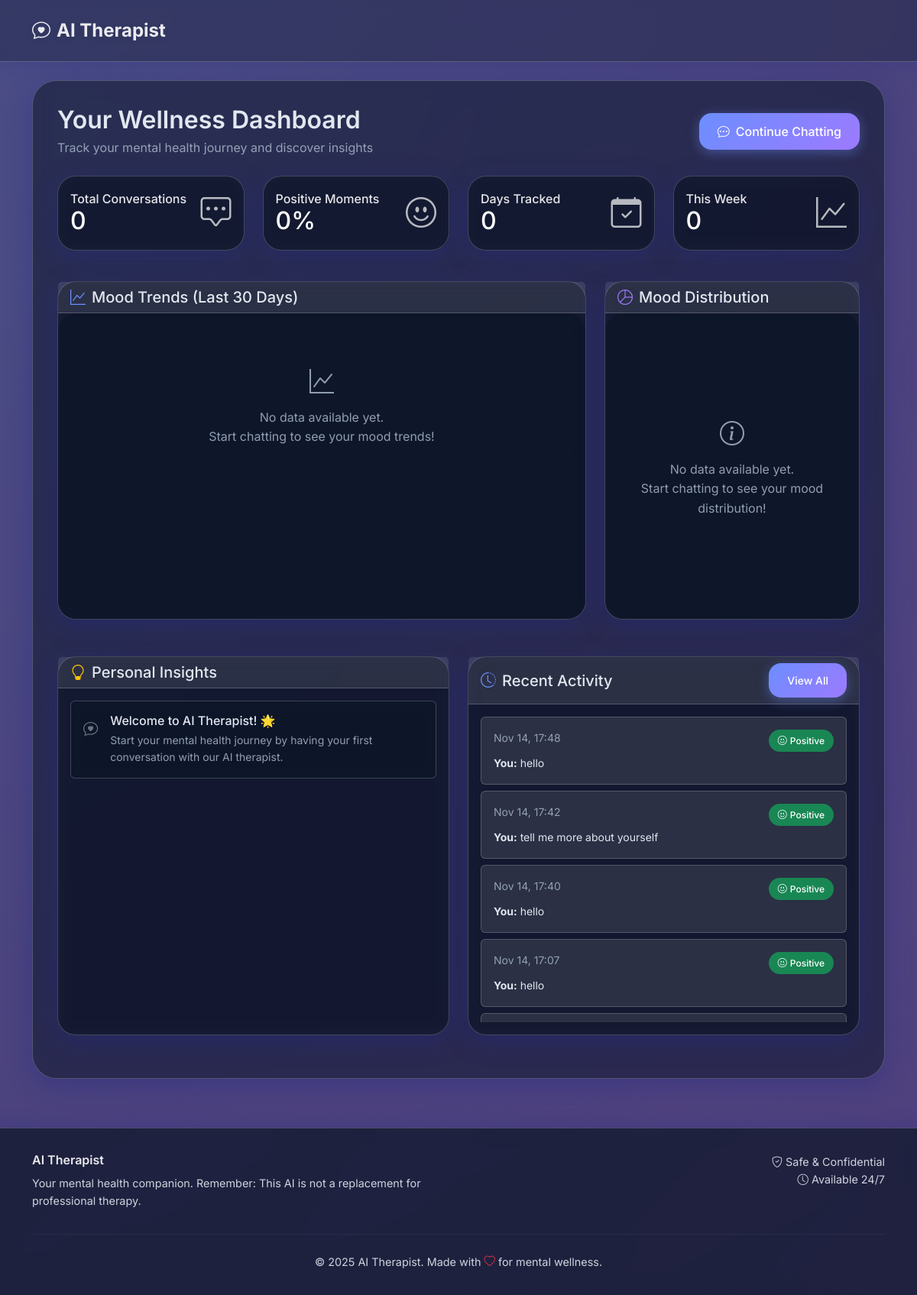
Before: /dashboard/ (signed in) with the older database file.
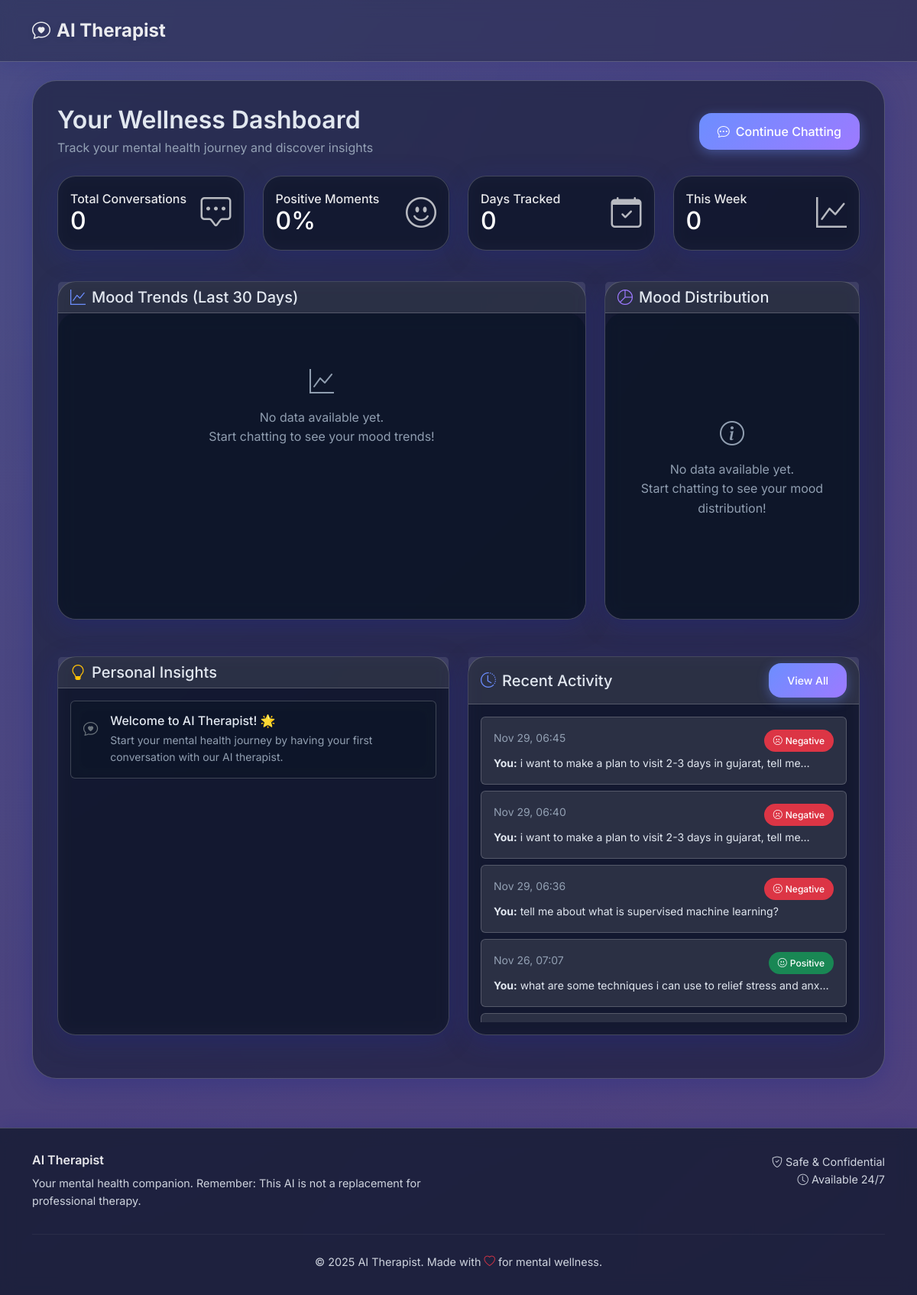
After: the same page with the newer database file.
### core/models.py (models this page shows, shortened)
class Chat(models.Model):
    SENTIMENT_CHOICES = [
        ('positive', 'Positive'),
        ('negative', 'Negative'),
        ('neutral', 'Neutral'),
    ]
    user = models.ForeignKey(User, on_delete=models.CASCADE)
    conversation = models.ForeignKey(Conversation, on_delete=models.CASCADE, null=True, blank=True, related_name='chats')
    user_message = models.TextField()
    ai_response = models.TextField()
    sentiment = models.CharField(max_length=10, choices=SENTIMENT_CHOICES)
    confidence_score = models.FloatField(default=0.0)  # Sentiment confidence
    timestamp = models.DateTimeField(default=timezone.now)
    class Meta:
        ordering = ['-timestamp']

### core/views.py (the view, shortened to what this page needs)
# urls.py: path('dashboard/', views.dashboard_view, name='dashboard'),
@login_required
def dashboard_view(request):
    end_date = timezone.now().date()
    start_date = end_date - timedelta(days=30)
    mood_logs = MoodLog.objects.filter(
        user=request.user,
        date__range=[start_date, end_date]
    ).order_by('date')
    chart_data = []
    total_stats = {'positive': 0, 'negative': 0, 'neutral': 0, 'total': 0}
    recent_chats = Chat.objects.filter(user=request.user)[:10]
    week_ago = end_date - timedelta(days=7)
    weekly_logs = MoodLog.objects.filter(
        user=request.user,
        date__gte=week_ago
    )
    weekly_stats = {
        'positive': sum(log.positive_count for log in weekly_logs),
        'negative': sum(log.negative_count for log in weekly_logs),
        'neutral': sum(log.neutral_count for log in weekly_logs),
        'total': sum(log.total_chats for log in weekly_logs),
    }
    if total_stats['total'] > 0:
        mood_percentages = {
            'positive': round((total_stats['positive'] / total_stats['total']) * 100, 1),
            'negative': round((total_stats['negative'] / total_stats['total']) * 100, 1),
            'neutral': round((total_stats['neutral'] / total_stats['total']) * 100, 1),
        }
    else:
        mood_percentages = {'positive': 0, 'negative': 0, 'neutral': 0}
    insights = generate_insights(request.user, weekly_stats, total_stats, mood_logs)
    context = {
        'chart_data': json.dumps(chart_data),
        'total_stats': total_stats,
        'weekly_stats': weekly_stats,
        'mood_percentages': mood_percentages,
        'recent_chats': recent_chats,
        'insights': insights,
        'days_tracked': len(chart_data),
    }
    return render(request, 'core/dashboard.html', context)

### core/views.py (called while the page is built, shortened)
def generate_insights(user, weekly_stats, total_stats, mood_logs):
    insights = []
    if total_stats['total'] == 0:
        insights.append({
            'type': 'welcome',
            'title': 'Welcome to AI Therapist! 🌟',
            'message': 'Start your mental health journey by having your first conversation with our AI therapist.',
            'icon': 'bi-chat-heart'
        })
        return insights

### core/templates/core/dashboard.html (shortened to what the changed rows need)
{% extends 'core/base.html' %}
{% load static %}
{% block content %}
<div class="d-flex justify-content-between align-items-center mb-4">
    <div>
        <h2 class="mb-1" style="color: var(--text-primary); font-weight: 600;">Your Wellness Dashboard</h2>
    </div>
</div>
<div class="row mb-4">
    <div class="col-md-3 mb-3">
        <div class="card h-100" style="background: linear-gradient(135deg, var(--accent-blue) 0%, var(--accent-purple) 100%);">
            <div class="card-body text-white">
                <div class="d-flex justify-content-between align-items-center">
                    <div>
                        <h2 class="mb-0">{{ total_stats.total }}</h2>
                    </div>
                </div>
            </div>
        </div>
    </div>
    <div class="col-md-3 mb-3">
        <div class="card h-100" style="background: linear-gradient(135deg, #28a745 0%, #20c997 100%);">
            <div class="card-body text-white">
                <div class="d-flex justify-content-between align-items-center">
                    <div>
                        <h2 class="mb-0">{{ mood_percentages.positive }}%</h2>
                    </div>
                </div>
            </div>
        </div>
    </div>
    <div class="col-md-3 mb-3">
        <div class="card h-100" style="background: linear-gradient(135deg, #ffc107 0%, #ff9800 100%);">
            <div class="card-body text-white">
                <div class="d-flex justify-content-between align-items-center">
                    <div>
                        <h2 class="mb-0">{{ days_tracked }}</h2>
                    </div>
                </div>
            </div>
        </div>
    </div>
    <div class="col-md-3 mb-3">
        <div class="card h-100" style="background: linear-gradient(135deg, #17a2b8 0%, #138496 100%);">
            <div class="card-body text-white">
                <div class="d-flex justify-content-between align-items-center">
                    <div>
                        <h2 class="mb-0">{{ weekly_stats.total }}</h2>
                    </div>
                </div>
            </div>
        </div>
    </div>
</div>
<div class="row">
    <div class="col-lg-6 mb-4">
        <div class="card h-100">
            <div class="card-body">
                {% if insights %}
                    {% for insight in insights %}
                        <div class="insight-card mb-3 p-3 rounded">
                            <div class="d-flex align-items-start">
                                <i class="bi {{ insight.icon }} me-3 mt-1 {% if insight.type == 'positive' %}text-success{% elif insight.type == 'growth' %}text-info{% elif insight.type == 'milestone' %}text-warning{% elif insight.type == 'support' %}text-danger{% else %}text-secondary{% endif %}" style="font-size: 1.2rem;"></i>
                                <div class="flex-grow-1">
                                    <h6 class="mb-1" style="color: var(--text-primary);">{{ insight.title }}</h6>
                                    <p class="mb-0 text-muted small">{{ insight.message }}</p>
                                </div>
                            </div>
                        </div>
                    {% endfor %}
                {% else %}
                    <div class="text-center text-muted">
                        <i class="bi bi-chat-dots d-block mb-2" style="font-size: 2rem;"></i>
                        <p class="mb-0">Start chatting to see personalized insights about your mental health journey!</p>
                    </div>
                {% endif %}
            </div>
        </div>
    </div>
    <div class="col-lg-6 mb-4">
        <div class="card h-100">
            <div class="card-body">
                {% if recent_chats %}
                    <div class="recent-chats scroll-area" style="max-height: 400px; overflow-y: auto;">
                        {% for chat in recent_chats %}
                            <div class="recent-chat-item p-3 mb-2 rounded">
                                <div class="d-flex justify-content-between align-items-start mb-1">
                                    <small class="text-muted">{{ chat.timestamp|date:"M d, H:i" }}</small>
                                    <span class="badge {% if chat.sentiment == 'positive' %}bg-success{% elif chat.sentiment == 'negative' %}bg-danger{% else %}bg-secondary{% endif %}">
                                        {% if chat.sentiment == 'positive' %}
                                            <i class="bi bi-emoji-smile me-1"></i>Positive
                                        {% elif chat.sentiment == 'negative' %}
                                            <i class="bi bi-emoji-frown me-1"></i>Negative
                                        {% else %}
                                            <i class="bi bi-emoji-neutral me-1"></i>Neutral
                                        {% endif %}
                                    </span>
                                </div>
                                <p class="mb-0 small text-truncate" style="max-width: 100%; color: var(--text-primary);">
                                    <strong>You:</strong> {{ chat.user_message|truncatechars:60 }}
                                </p>
                            </div>
                        {% endfor %}
                    </div>
                {% else %}
                    <div class="text-center text-muted">
                        <i class="bi bi-chat-square-dots d-block mb-2" style="font-size: 2rem;"></i>
                        <p class="mb-0">No recent conversations.<br><a href="{% url 'chat' %}" class="text-decoration-none" style="color: var(--accent-blue);">Start your first chat!</a></p>
                    </div>
                {% endif %}
            </div>
        </div>
    </div>
</div>
{% endblock %}

Changed rows visible on the page:
no longer on this page (row unchanged): Chat: timestamp "Nov 14, 17:48", sentiment "positive" (drawn), user_message "hello"
no longer on this page (row unchanged): Chat: timestamp "Nov 14, 17:42", sentiment "positive" (drawn), user_message "tell me more about yourself"
no longer on this page (row unchanged): Chat: timestamp "Nov 14, 17:40", sentiment "positive" (drawn), user_message "hello"
no longer on this page (row unchanged): Chat: timestamp "Nov 14, 17:07", sentiment "positive" (drawn), user_message "hello"
added Chat: timestamp "Nov 29, 06:45", sentiment "negative" (drawn), user_message "i want to make a plan to visit 2-3 days in gujarat, tell me…"
added Chat: timestamp "Nov 29, 06:40", sentiment "negative" (drawn), user_message "i want to make a plan to visit 2-3 days in gujarat, tell me…"
added Chat: timestamp "Nov 29, 06:36", sentiment "negative" (drawn), user_message "tell me about what is supervised machine learning?"
added Chat: timestamp "Nov 26, 07:07", sentiment "positive" (drawn), user_message "what are some techniques i can use to relief stress and anx…"
